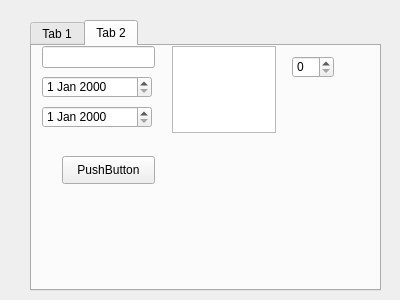
<?xml version="1.0" encoding="UTF-8"?>
<ui version="4.0">
 <class>Form</class>
 <widget class="QWidget" name="Form">
  <property name="geometry">
   <rect>
    <x>0</x>
    <y>0</y>
    <width>400</width>
    <height>300</height>
   </rect>
  </property>
  <property name="windowTitle">
   <string>Form</string>
  </property>
  <widget class="QTabWidget" name="tabs">
   <property name="geometry">
    <rect>
     <x>30</x>
     <y>20</y>
     <width>351</width>
     <height>271</height>
    </rect>
   </property>
   <property name="currentIndex">
    <number>1</number>
   </property>
   <widget class="QWidget" name="tab">
    <attribute name="title">
     <string>Tab 1</string>
    </attribute>
    <widget class="QLineEdit" name="qEdit">
     <property name="geometry">
      <rect>
       <x>10</x>
       <y>10</y>
       <width>113</width>
       <height>22</height>
      </rect>
     </property>
    </widget>
    <widget class="QPushButton" name="sortBtn">
     <property name="geometry">
      <rect>
       <x>20</x>
       <y>100</y>
       <width>93</width>
       <height>28</height>
      </rect>
     </property>
     <property name="text">
      <string>PushButton</string>
     </property>
    </widget>
    <widget class="QPushButton" name="refreshBtn">
     <property name="geometry">
      <rect>
       <x>10</x>
       <y>60</y>
       <width>93</width>
       <height>28</height>
      </rect>
     </property>
     <property name="text">
      <string>PushButton</string>
     </property>
    </widget>
    <widget class="QLabel" name="pageLbl">
     <property name="geometry">
      <rect>
       <x>30</x>
       <y>40</y>
       <width>55</width>
       <height>16</height>
      </rect>
     </property>
     <property name="text">
      <string>TextLabel</string>
     </property>
    </widget>
    <widget class="QScrollArea" name="histScroll">
     <property name="geometry">
      <rect>
       <x>140</x>
       <y>0</y>
       <width>120</width>
       <height>87</height>
      </rect>
     </property>
     <property name="widgetResizable">
      <bool>true</bool>
     </property>
     <widget class="QWidget" name="scrollAreaWidgetContents">
      <property name="geometry">
       <rect>
        <x>0</x>
        <y>0</y>
        <width>118</width>
        <height>85</height>
       </rect>
      </property>
     </widget>
    </widget>
    <widget class="QWidget" name="horizontalLayoutWidget">
     <property name="geometry">
      <rect>
       <x>160</x>
       <y>90</y>
       <width>160</width>
       <height>80</height>
      </rect>
     </property>
     <layout class="QHBoxLayout" name="fbar"/>
    </widget>
    <widget class="QPushButton" name="firstBtn">
     <property name="geometry">
      <rect>
       <x>10</x>
       <y>140</y>
       <width>93</width>
       <height>28</height>
      </rect>
     </property>
     <property name="text">
      <string>PushButton</string>
     </property>
    </widget>
    <widget class="QPushButton" name="prevBtn">
     <property name="geometry">
      <rect>
       <x>10</x>
       <y>190</y>
       <width>93</width>
       <height>28</height>
      </rect>
     </property>
     <property name="text">
      <string>PushButton</string>
     </property>
    </widget>
    <widget class="QPushButton" name="nextBtn">
     <property name="geometry">
      <rect>
       <x>120</x>
       <y>180</y>
       <width>93</width>
       <height>28</height>
      </rect>
     </property>
     <property name="text">
      <string>PushButton</string>
     </property>
    </widget>
    <widget class="QPushButton" name="lastBtn">
     <property name="geometry">
      <rect>
       <x>120</x>
       <y>210</y>
       <width>93</width>
       <height>28</height>
      </rect>
     </property>
     <property name="text">
      <string>PushButton</string>
     </property>
    </widget>
   </widget>
   <widget class="QWidget" name="tab_2">
    <attribute name="title">
     <string>Tab 2</string>
    </attribute>
    <widget class="QLineEdit" name="newTitle">
     <property name="geometry">
      <rect>
       <x>10</x>
       <y>0</y>
       <width>113</width>
       <height>22</height>
      </rect>
     </property>
    </widget>
    <widget class="QTextEdit" name="newDesc">
     <property name="geometry">
      <rect>
       <x>140</x>
       <y>0</y>
       <width>104</width>
       <height>87</height>
      </rect>
     </property>
    </widget>
    <widget class="QSpinBox" name="newEv">
     <property name="geometry">
      <rect>
       <x>260</x>
       <y>10</y>
       <width>42</width>
       <height>22</height>
      </rect>
     </property>
    </widget>
    <widget class="QDateEdit" name="newSd">
     <property name="geometry">
      <rect>
       <x>10</x>
       <y>30</y>
       <width>110</width>
       <height>22</height>
      </rect>
     </property>
    </widget>
    <widget class="QDateEdit" name="newEd">
     <property name="geometry">
      <rect>
       <x>10</x>
       <y>60</y>
       <width>110</width>
       <height>22</height>
      </rect>
     </property>
    </widget>
    <widget class="QPushButton" name="newCreate">
     <property name="geometry">
      <rect>
       <x>30</x>
       <y>110</y>
       <width>93</width>
       <height>28</height>
      </rect>
     </property>
     <property name="text">
      <string>PushButton</string>
     </property>
    </widget>
   </widget>
  </widget>
 </widget>
 <resources/>
 <connections/>
</ui>
